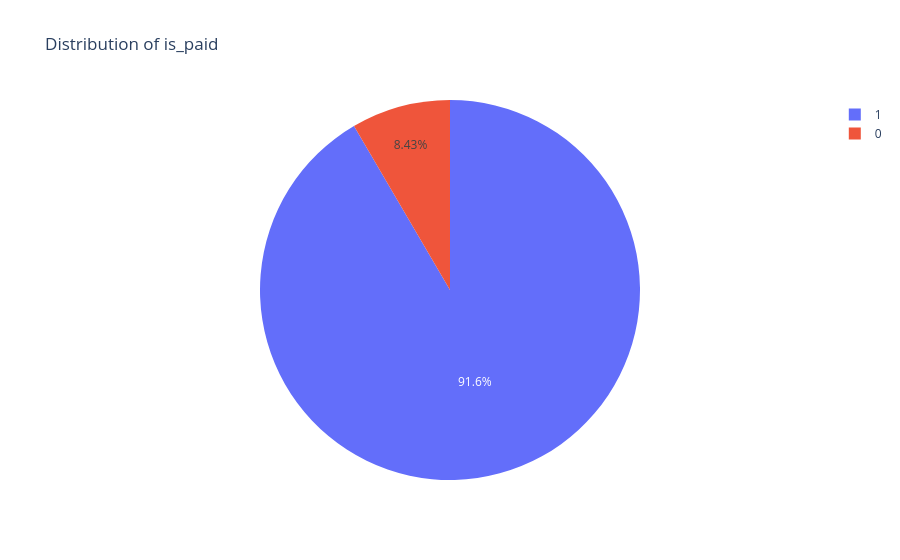

Notebook cell for this chart:
### Markdown cell above
### What percentage of the courses Paid or Free?

### Code cell
fig = px.pie(
    data_frame=df['is_paid'].value_counts(),
    names=df['is_paid'].value_counts().index,  # Use the index (e.g., '1' is = True, '0' is =false)
    values=df['is_paid'].value_counts().values, # Use the actual numeric counts
    title='Distribution of is_paid',
)
fig.show()

### Figure 1 — Plotly figure (JSON) as saved in the notebook; plotly's stock layout.template omitted (floating-point values rounded to 4 significant figures)
{"data": [{"domain": {"x": [0, 1], "y": [0, 1]}, "hovertemplate": "label=%{label}<br>value=%{value}<extra></extra>", "labels": [1, 0], "legendgroup": "", "name": "", "showlegend": true, "type": "pie", "values": [3366, 310]}], "layout": {"legend": {"tracegroupgap": 0}, "title": {"text": "Distribution of is_paid"}}}
